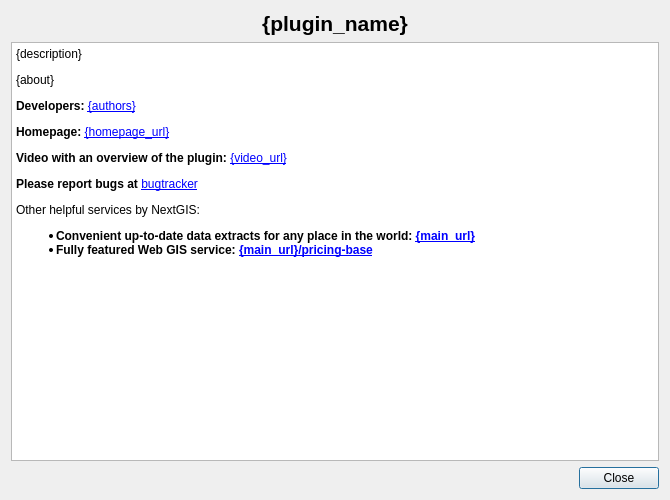
<?xml version="1.0" encoding="UTF-8"?>
<ui version="4.0">
 <class>AboutDialogBase</class>
 <widget class="QDialog" name="AboutDialogBase">
  <property name="geometry">
   <rect>
    <x>0</x>
    <y>0</y>
    <width>670</width>
    <height>500</height>
   </rect>
  </property>
  <property name="windowTitle">
   <string>About {plugin_name}</string>
  </property>
  <layout class="QGridLayout" name="gridLayout" columnstretch="0,0">
   <item row="0" column="0" colspan="2">
    <widget class="QLabel" name="pluginName">
     <property name="font">
      <font>
       <pointsize>16</pointsize>
       <weight>75</weight>
       <bold>true</bold>
      </font>
     </property>
     <property name="text">
      <string>&lt;p align=&quot;center&quot;&gt;{plugin_name}&lt;/p&gt;</string>
     </property>
     <property name="alignment">
      <set>Qt::AlignCenter</set>
     </property>
    </widget>
   </item>
   <item row="1" column="0" colspan="2">
    <widget class="QTextBrowser" name="textBrowser">
     <property name="readOnly">
      <bool>true</bool>
     </property>
     <property name="html">
      <string>&lt;p&gt;{description}&lt;/p&gt;
&lt;p&gt;{about}&lt;/p&gt;
&lt;p&gt;&lt;b&gt;Developers:&lt;/b&gt; &lt;a href=&quot;{main_url}&quot;&gt;{authors}&lt;/a&gt;&lt;/p&gt;
&lt;p&gt;&lt;b&gt;Homepage:&lt;/b&gt; &lt;a href=&quot;{homepage_url}&quot;&gt;{homepage_url}&lt;/a&gt;&lt;/p&gt;
&lt;p&gt;&lt;b&gt;Video with an overview of the plugin:&lt;/b&gt; &lt;a href=&quot;{video_url}&quot;&gt;
{video_url}&lt;/a&gt;&lt;/p&gt;
&lt;p&gt;&lt;b&gt;Please report bugs at&lt;/b&gt; &lt;a href=&quot;{tracker_url}&quot;&gt;bugtracker&lt;/a&gt;&lt;/p&gt;
&lt;p&gt;Other helpful services by NextGIS:
&lt;ul&gt;&lt;li&gt;&lt;b&gt;Convenient up-to-date data extracts for any place in the world:
&lt;a href=&quot;{main_url}/{utm}&quot;&gt;{main_url}&lt;/a&gt;&lt;/b&gt;&lt;/li&gt;
&lt;li&gt;&lt;b&gt;Fully featured Web GIS service:
&lt;a href=&quot;{main_url}/pricing-base{utm}&quot;&gt;
{main_url}/pricing-base&lt;/a&gt;&lt;/b&gt;&lt;/li&gt;&lt;/ul&gt;
&lt;/p&gt;</string>
     </property>
     <property name="textInteractionFlags">
      <set>Qt::LinksAccessibleByMouse|Qt::TextSelectableByMouse</set>
     </property>
     <property name="openExternalLinks">
      <bool>true</bool>
     </property>
    </widget>
   </item>
   <item row="2" column="0" colspan="2">
    <widget class="QDialogButtonBox" name="buttonBox">
     <property name="orientation">
      <enum>Qt::Horizontal</enum>
     </property>
     <property name="standardButtons">
      <set>QDialogButtonBox::Close</set>
     </property>
    </widget>
   </item>
  </layout>
 </widget>
 <resources/>
 <connections>
  <connection>
   <sender>buttonBox</sender>
   <signal>rejected()</signal>
   <receiver>AboutDialogBase</receiver>
   <slot>reject()</slot>
   <hints>
    <hint type="sourcelabel">
     <x>316</x>
     <y>260</y>
    </hint>
    <hint type="destinationlabel">
     <x>286</x>
     <y>274</y>
    </hint>
   </hints>
  </connection>
  <connection>
   <sender>buttonBox</sender>
   <signal>accepted()</signal>
   <receiver>AboutDialogBase</receiver>
   <slot>accept()</slot>
   <hints>
    <hint type="sourcelabel">
     <x>248</x>
     <y>254</y>
    </hint>
    <hint type="destinationlabel">
     <x>157</x>
     <y>274</y>
    </hint>
   </hints>
  </connection>
 </connections>
</ui>
